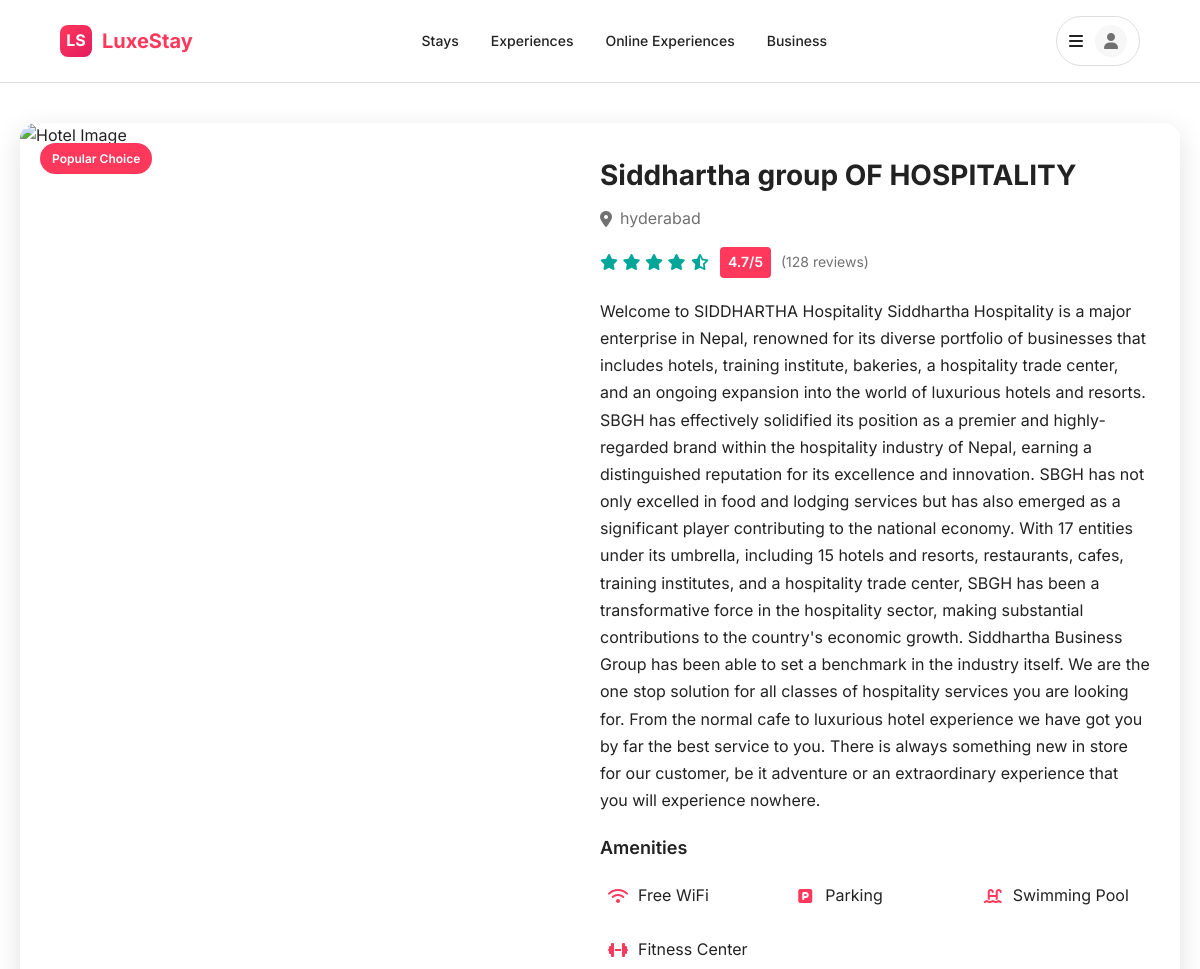
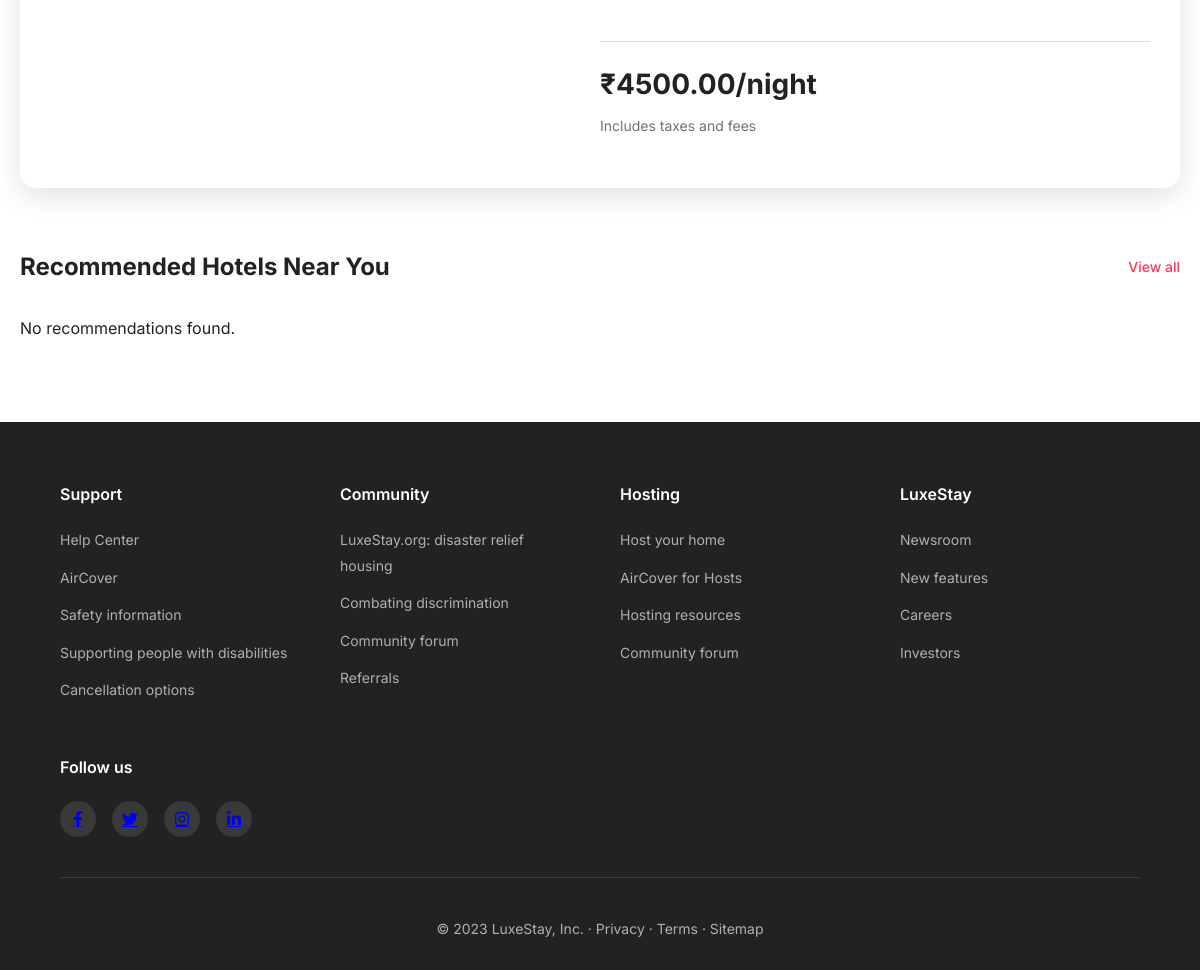
Screenshot of /hotel_booking/2/ (signed in) with the database file from the repository (2 pictures, top to bottom).
### app/models.py (models this page shows, shortened)
class Hotel(models.Model):
    dealer = models.ForeignKey('Dealer', on_delete=models.CASCADE, related_name='hotels')
    name = models.CharField(max_length=100)
    location = models.CharField(max_length=100)
    description = models.TextField(null=True, blank=True)
    price = models.DecimalField(max_digits=10, decimal_places=2, default=0)
    number_of_rooms = models.PositiveIntegerField(null=True, blank=True, help_text="Total number of rooms in the hotel")
    ac_room_count = models.PositiveIntegerField(default=0)
    non_ac_room_count = models.PositiveIntegerField(default=0)
    has_wifi = models.BooleanField(default=False)
    has_parking = models.BooleanField(default=False)
    has_tv = models.BooleanField(default=False)
    has_restaurant = models.BooleanField(default=False)
    has_dining = models.BooleanField(default=False)
    has_elevator = models.BooleanField(default=False)
    has_cctv = models.BooleanField(default=False)
    has_room_service = models.BooleanField(default=False)
    has_swimming_pool = models.BooleanField(default=False)
    has_gym = models.BooleanField(default=False)
    discount = models.CharField(max_length=50, null=True, blank=True)
    extra_amenities = models.JSONField(default=list, blank=True)
    floor_count = models.PositiveIntegerField(default=1)
    hotel_image = models.ImageField(upload_to='hotel_images/', null=True, blank=True)

### app/views.py (the view)
# urls.py: path('hotel_booking/<int:hotel_id>/', views.hotel_booking, name='hotel_booking'),
@login_required(login_url='rolelogin')
def hotel_booking(request, hotel_id):
    hotel = get_object_or_404(Hotel, id=hotel_id)
    return render(request, 'hotel_booking.html', {'hotel': hotel})

### templates/hotel_booking.html (shortened to what this page needs)
<!DOCTYPE html>
<html lang="en">
<head>
    <link rel="stylesheet" href="https://cdnjs.cloudflare.com/ajax/libs/font-awesome/6.4.0/css/all.min.css">
</head>
<body>
    <header>
        <div class="header-container">
            <a href="" class="logo">
                <div class="logo-icon">LS</div>
                <div class="logo-text">LuxeStay</div>
            </a>
            <nav class="nav-links">
                <a href="#">Stays</a>
                <a href="#">Experiences</a>
                <a href="#">Online Experiences</a>
                <a href="#">Business</a>
            </nav>
            <div class="user-actions">
                <div class="user-menu">
                    <i class="fas fa-bars menu-icon"></i>
                    <div class="user-avatar">
                        <i class="fas fa-user"></i>
                    </div>
                </div>
            </div>
        </div>
    </header>
    <div class="main-content">
        <div class="hotel-card fade-in">
            <div class="hotel-image">
                {% if hotel.Hotel_image %}
                    <img src="{{ hotel.Hotel_image.url }}" alt="{{ hotel.name }}">
                {% else %}
                    <img src="https://images.unsplash.com/photo-1611892440504-42a792e24d32?ixlib=rb-4.0.3&auto=format&fit=crop&w=800&q=80" alt="Hotel Image">
                {% endif %}
                <div class="hotel-badge">Popular Choice</div>
            </div>
            <div class="hotel-details">
                <div>
                    <div class="hotel-header">
                        <h2>{{ hotel.name }}</h2>
                        <div class="hotel-location">
                            <i class="fas fa-map-marker-alt"></i>
                            <span>{{ hotel.location }}</span>
                        </div>
                        <div class="hotel-rating">
                            <div class="rating-stars">
                                <i class="fas fa-star"></i>
                                <i class="fas fa-star"></i>
                                <i class="fas fa-star"></i>
                                <i class="fas fa-star"></i>
                                <i class="fas fa-star-half-alt"></i>
                            </div>
                            <div class="rating-value">4.7/5</div>
                            <div class="rating-text">(128 reviews)</div>
                        </div>
                    </div>
                    <p class="hotel-description">
                        {{ hotel.description|default:"Experience luxury and comfort at our premium hotel. Located in the heart of the city, we offer world-class amenities and exceptional service to make your stay memorable." }}
                    </p>
                    <div class="amenities">
                        <div class="amenities-title">Amenities</div>
                        <div class="amenities-grid">
                            {% for a in hotel.amenities %}
                            <div class="amenity-item stagger-item">
                                <div class="amenity-icon">
                                    {% if a == "WiFi" %}
                                        <i class="fas fa-wifi"></i>
                                    {% elif a == "Parking" %}
                                        <i class="fas fa-parking"></i>
                                    {% elif a == "Pool" %}
                                        <i class="fas fa-swimming-pool"></i>
                                    {% elif a == "Gym" %}
                                        <i class="fas fa-dumbbell"></i>
                                    {% elif a == "Spa" %}
                                        <i class="fas fa-spa"></i>
                                    {% elif a == "Restaurant" %}
                                        <i class="fas fa-utensils"></i>
                                    {% else %}
                                        <i class="fas fa-check"></i>
                                    {% endif %}
                                </div>
                                <span>{{ a }}</span>
                            </div>
                            {% empty %}
                            <div class="amenity-item">
                                <div class="amenity-icon"><i class="fas fa-wifi"></i></div>
                                <span>Free WiFi</span>
                            </div>
                            <div class="amenity-item">
                                <div class="amenity-icon"><i class="fas fa-parking"></i></div>
                                <span>Parking</span>
                            </div>
                            <div class="amenity-item">
                                <div class="amenity-icon"><i class="fas fa-swimming-pool"></i></div>
                                <span>Swimming Pool</span>
                            </div>
                            <div class="amenity-item">
                                <div class="amenity-icon"><i class="fas fa-dumbbell"></i></div>
                                <span>Fitness Center</span>
                            </div>
                            {% endfor %}
                        </div>
                    </div>
                </div>
                <div class="price-section">
                    <div class="price">₹{{ hotel.price|default:"1099" }}/night</div>
                    <div class="price-note">Includes taxes and fees</div>
                </div>
            </div>
        </div>
        <div class="recommended">
            <div class="section-header">
                <h2 class="section-title">Recommended Hotels Near You</h2>
                <a href="#" class="view-all">View all</a>
            </div>
            <div class="recommended-grid">
                {% for rec in recommended_hotels %}
                <div class="rec-card fade-in">
                    <div class="rec-image">
                        {% if rec.Hotel_image %}
                            <img src="{{ rec.Hotel_image.url }}" alt="{{ rec.name }}">
                        {% else %}
                            <img src="https://images.unsplash.com/photo-1566073771259-6a8506099945?ixlib=rb-4.0.3&auto=format&fit=crop&w=600&q=80" alt="Hotel Image">
                        {% endif %}
                        <div class="rec-badge">Trending</div>
                    </div>
                    <div class="rec-details">
                        <h3 class="rec-name">{{ rec.name }}</h3>
                        <div class="rec-location">
                            <i class="fas fa-map-marker-alt"></i>
                            <span>{{ rec.location }}</span>
                        </div>
                        <div class="rec-rating">
                            <div class="rec-stars">
                                <i class="fas fa-star"></i>
                                <i class="fas fa-star"></i>
                                <i class="fas fa-star"></i>
                                <i class="fas fa-star"></i>
                                <i class="fas fa-star"></i>
                            </div>
                            <div class="rec-rating-value">4.9</div>
                        </div>
                        <div class="rec-price">₹{{ rec.price|default:"1299" }}/night</div>
                        <a href="{% url 'payment' hotel.id %}" class="btn-view">Book Now</a>
                            <i class="fas fa-eye"></i>
                            View Details
                        </a>
                    </div>
                </div>
                {% empty %}
                <div class="no-recommendations">
                    <p>No recommendations found.</p>
                </div>
                {% endfor %}
            </div>
        </div>
    </div>
    <footer>
        <div class="footer-content">
            <div class="footer-column">
                <h3>Support</h3>
                <ul>
                    <li><a href="#">Help Center</a></li>
                    <li><a href="#">AirCover</a></li>
                    <li><a href="#">Safety information</a></li>
                    <li><a href="#">Supporting people with disabilities</a></li>
                    <li><a href="#">Cancellation options</a></li>
                </ul>
            </div>
            <div class="footer-column">
                <h3>Community</h3>
                <ul>
                    <li><a href="#">LuxeStay.org: disaster relief housing</a></li>
                    <li><a href="#">Combating discrimination</a></li>
                    <li><a href="#">Community forum</a></li>
                    <li><a href="#">Referrals</a></li>
                </ul>
            </div>
            <div class="footer-column">
                <h3>Hosting</h3>
                <ul>
                    <li><a href="#">Host your home</a></li>
                    <li><a href="#">AirCover for Hosts</a></li>
                    <li><a href="#">Hosting resources</a></li>
                    <li><a href="#">Community forum</a></li>
                </ul>
            </div>
            <div class="footer-column">
                <h3>LuxeStay</h3>
                <ul>
                    <li><a href="#">Newsroom</a></li>
                    <li><a href="#">New features</a></li>
                    <li><a href="#">Careers</a></li>
                    <li><a href="#">Investors</a></li>
                </ul>
            </div>
            <div class="footer-column">
                <h3>Follow us</h3>
                <div class="social-icons">
                    <a href="#" class="social-icon"><i class="fab fa-facebook-f"></i></a>
                    <a href="#" class="social-icon"><i class="fab fa-twitter"></i></a>
                    <a href="#" class="social-icon"><i class="fab fa-instagram"></i></a>
                    <a href="#" class="social-icon"><i class="fab fa-linkedin-in"></i></a>
                </div>
            </div>
        </div>
        <div class="footer-bottom">
            <p>© 2023 LuxeStay, Inc. · Privacy · Terms · Sitemap</p>
        </div>
    </footer>
</body>
</html>

### rows the page displays
Hotel: name "Siddhartha group OF HOSPITALITY", location "hyderabad", description "Welcome to SIDDHARTHA Hospitality Siddhartha Hospitality is a major enterprise in Nepal, renowned for its diverse portfolio of businesses that includes hotels, training institute, bakeries, a hospitality trade center, and an ongoing expansion into the world of luxurious hotels and resorts. SBGH has effectively solidified its position as a premier and highly-regarded brand within the hospitality industry of Nepal, earning a distinguished reputation for its excellence and innovation. SBGH has not only excelled in food and lodging services but has also emerged as a significant player contributing to the national economy. With 17 entities under its umbrella, including 15 hotels and resorts,…", price "4500.00"
